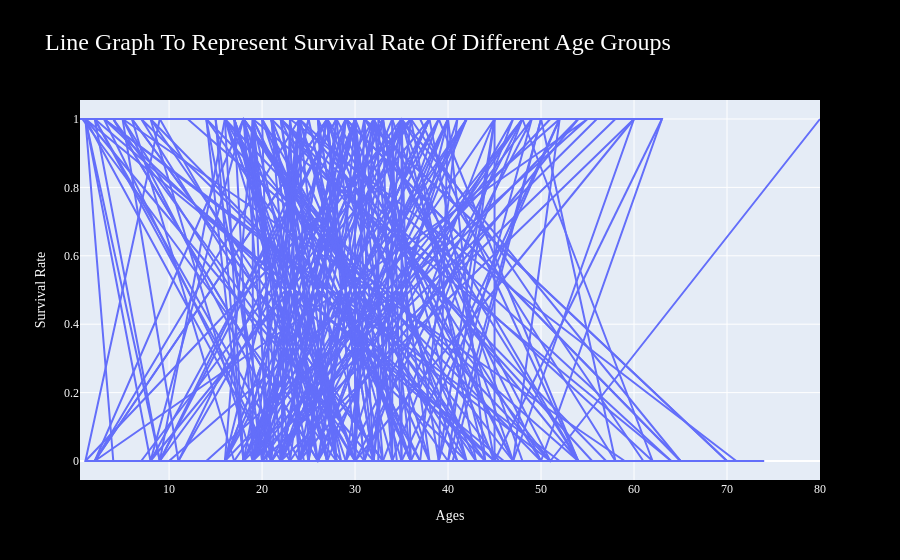

Notebook cell for this chart:
### Markdown cell above
> **Line Graph Of Survival Rates Accros Age Groups**

### Code cell
import seaborn as sns
import matplotlib.pyplot as plt
import plotly.express as px
titanic = sns.load_dataset('titanic')
titanic
graph = px.line(titanic,x='age',y='survived',title='Line Graph To Represent Survival Rate Of Different Age Groups',labels={'age': 'Ages','survived':'Survival Rate'})
graph.update_layout(
    font_family="Times New",
    font_color="white",
    title_font_family="Times New Roman",
    title_font_color="White",
    paper_bgcolor='black',
    title_font_size=24,)
graph.show()

### Figure 1 — Plotly figure (JSON) as saved in the notebook; plotly's stock layout.template omitted (floating-point values rounded to 4 significant figures; data arrays with more than 128 entries replaced by an {"elided": "..."} marker saying what was removed)
{"data": [{"hovertemplate": "Ages=%{x}<br>Survival Rate=%{y}<extra></extra>", "legendgroup": "", "line": {"color": "#636efa", "dash": "solid"}, "marker": {"symbol": "circle"}, "mode": "lines", "name": "", "orientation": "v", "showlegend": false, "type": "scatter", "x": {"elided": "891 float values"}, "xaxis": "x", "y": {"elided": "891 int values"}, "yaxis": "y"}], "layout": {"font": {"color": "white", "family": "Times New"}, "legend": {"tracegroupgap": 0}, "paper_bgcolor": "black", "title": {"font": {"color": "White", "family": "Times New Roman", "size": 24}, "text": "Line Graph To Represent Survival Rate Of Different Age Groups"}, "xaxis": {"anchor": "y", "domain": [0, 1], "title": {"text": "Ages"}}, "yaxis": {"anchor": "x", "domain": [0, 1], "title": {"text": "Survival Rate"}}}}
